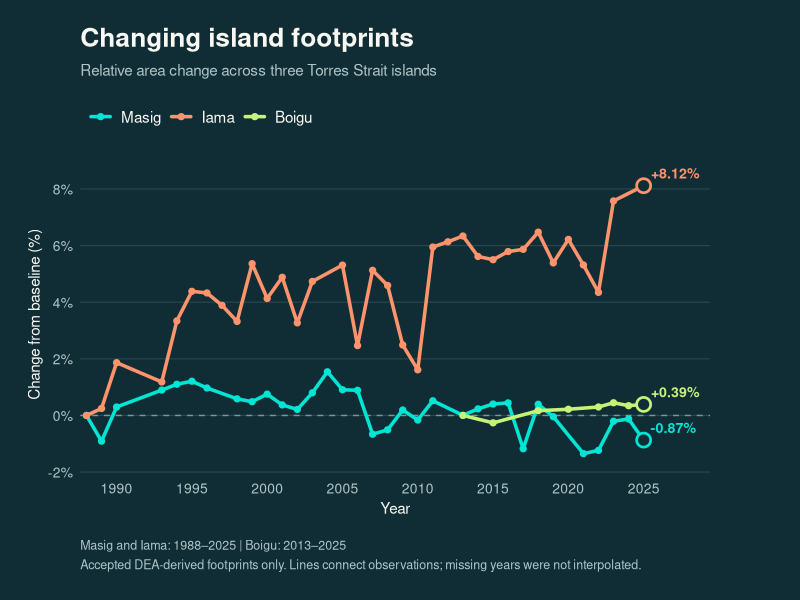
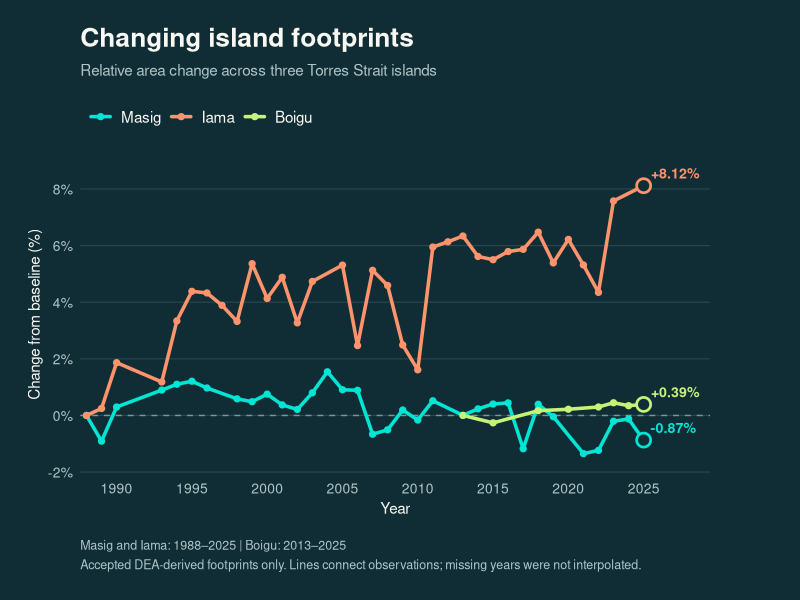

Write R code to recreate these figures, in order.
# Annual island area change in the Torres Strait
# Kendra Sturdee
#
# Compares relative changes in reconstructed island area
# across Masig, Iama and Boigu using accepted DEA footprints.
# Missing observations are not interpolated.

library(ggplot2)
library(dplyr)
library(readr)
library(here)

# Load processed morphology data

masig <- read_csv(
  here("data", "processed", "Masig_05_AnnualMorphology_Diagnostics.csv"),
  show_col_types = FALSE
)

iama <- read_csv(
  here("data", "processed", "Iama_04_AnnualMorphology_Diagnostics.csv"),
  show_col_types = FALSE
)

boigu <- read_csv(
  here("data", "processed", "Boigu_10_AnnualMorphology_2013_2025.csv"),
  show_col_types = FALSE
)

# Standardise annual area measurements

prepare_area <- function(data, island) {
  
  names(data) <- tolower(names(data))
  
  year_col <- grep("^year$", names(data), value = TRUE)
  area_col <- grep("^area_ha$|^areahectares$", names(data), value = TRUE)
  
  if (length(year_col) != 1 || length(area_col) != 1) {
    stop(
      "Year or area column not identified for ", island,
      ". Available columns: ", paste(names(data), collapse = ", ")
    )
  }
  
  result <- data %>%
    transmute(
      Island = island,
      Year = as.integer(.data[[year_col]]),
      Area_ha = as.numeric(.data[[area_col]])
    ) %>%
    filter(!is.na(Year), !is.na(Area_ha)) %>%
    arrange(Year)
  
  if (nrow(result) == 0 || anyDuplicated(result$Year)) {
    stop("Missing or duplicate annual observations for ", island)
  }
  
  if (any(result$Area_ha <= 0)) {
    stop("Invalid island area detected for ", island)
  }
  
  result %>%
    mutate(
      Baseline_ha = first(Area_ha),
      Change_pct = 100 * (Area_ha - Baseline_ha) / Baseline_ha
    )
}

# Combine island records

area_data <- bind_rows(
  prepare_area(masig, "Masig"),
  prepare_area(iama, "Iama"),
  prepare_area(boigu, "Boigu")
)

area_data$Island <- factor(
  area_data$Island,
  levels = c("Masig", "Iama", "Boigu")
)

# Verify observation counts and study periods

area_summary <- area_data %>%
  group_by(Island) %>%
  summarise(
    Observations = n(),
    Start_year = first(Year),
    End_year = last(Year),
    Baseline_ha = first(Area_ha),
    Final_ha = last(Area_ha),
    Net_change_ha = last(Area_ha) - first(Area_ha),
    Net_change_pct = last(Change_pct),
    .groups = "drop"
  )

print(area_summary)

expected_years <- c(
  Masig = 1988,
  Iama = 1988,
  Boigu = 2013
)

expected_counts <- c(
  Masig = 33,
  Iama = 34,
  Boigu = 8
)

stopifnot(
  all(
    area_summary$Start_year ==
      expected_years[as.character(area_summary$Island)]
  ),
  all(area_summary$End_year == 2025),
  all(
    area_summary$Observations ==
      expected_counts[as.character(area_summary$Island)]
  )
)

# StoryMap colour palette

island_colours <- c(
  Masig = "#00E5D4",
  Iama = "#FF936B",
  Boigu = "#C5F277"
)

ocean <- "#102D35"
ivory <- "#FAF8F2"
muted <- "#AFC4C8"
grid_colour <- "#294A53"

# Identify final observations

endpoints <- area_data %>%
  group_by(Island) %>%
  slice_max(Year, n = 1, with_ties = FALSE) %>%
  ungroup() %>%
  mutate(
    EndpointLabel = sprintf("%+.2f%%", Change_pct)
  )

# Create combined area change figure

area_plot <- ggplot(
  area_data,
  aes(
    x = Year,
    y = Change_pct,
    colour = Island,
    group = Island
  )
) +
  geom_hline(
    yintercept = 0,
    colour = "#78969D",
    linewidth = 0.5,
    linetype = "dashed"
  ) +
  geom_line(
    linewidth = 1.2,
    lineend = "round"
  ) +
  geom_point(
    size = 1.8
  ) +
  geom_point(
    data = endpoints,
    shape = 21,
    size = 3.8,
    stroke = 1.4,
    fill = ocean,
    show.legend = FALSE
  ) +
  geom_text(
    data = endpoints,
    aes(label = EndpointLabel),
    hjust = -0.15,
    vjust = -0.65,
    fontface = "bold",
    size = 3.6,
    show.legend = FALSE
  ) +
  scale_colour_manual(
    values = island_colours
  ) +
  scale_x_continuous(
    breaks = seq(1990, 2025, 5),
    limits = c(1988, 2029),
    expand = expansion(mult = c(0.01, 0.01))
  ) +
  scale_y_continuous(
    breaks = seq(-2, 10, 2),
    labels = function(x) paste0(x, "%"),
    expand = expansion(mult = c(0.08, 0.12))
  ) +
  coord_cartesian(
    clip = "off"
  ) +
  labs(
    title = "Changing island footprints",
    subtitle = "Relative area change across three Torres Strait islands",
    x = "Year",
    y = "Change from baseline (%)",
    colour = NULL,
    caption = paste(
      "Masig and Iama: 1988–2025 | Boigu: 2013–2025",
      "\nAccepted DEA-derived footprints only.",
      "Lines connect observations; missing years were not interpolated."
    )
  ) +
  theme_minimal(base_size = 12) +
  theme(
    plot.background = element_rect(
      fill = ocean,
      colour = NA
    ),
    panel.background = element_rect(
      fill = ocean,
      colour = NA
    ),
    plot.title = element_text(
      colour = ivory,
      face = "bold",
      size = 19,
      margin = margin(b = 8)
    ),
    plot.subtitle = element_text(
      colour = muted,
      size = 11,
      margin = margin(b = 12)
    ),
    axis.title = element_text(
      colour = ivory,
      size = 11
    ),
    axis.text = element_text(
      colour = muted,
      size = 10
    ),
    panel.grid.major.y = element_line(
      colour = grid_colour,
      linewidth = 0.35
    ),
    panel.grid.major.x = element_blank(),
    panel.grid.minor = element_blank(),
    axis.ticks = element_blank(),
    legend.position = "top",
    legend.justification = "left",
    legend.text = element_text(
      colour = ivory,
      size = 11
    ),
    legend.key = element_rect(
      fill = ocean,
      colour = NA
    ),
    legend.background = element_rect(
      fill = ocean,
      colour = NA
    ),
    plot.caption = element_text(
      colour = muted,
      size = 9,
      hjust = 0,
      lineheight = 1.3,
      margin = margin(t = 16)
    ),
    plot.margin = margin(20, 65, 20, 20)
  )

# Preview figure

print(area_plot)

ggsave(
  filename = "figures/area_plot.png",
  plot = area_plot,
  width = 10,
  height = 7,
  dpi = 300,
  bg = "white"
)
